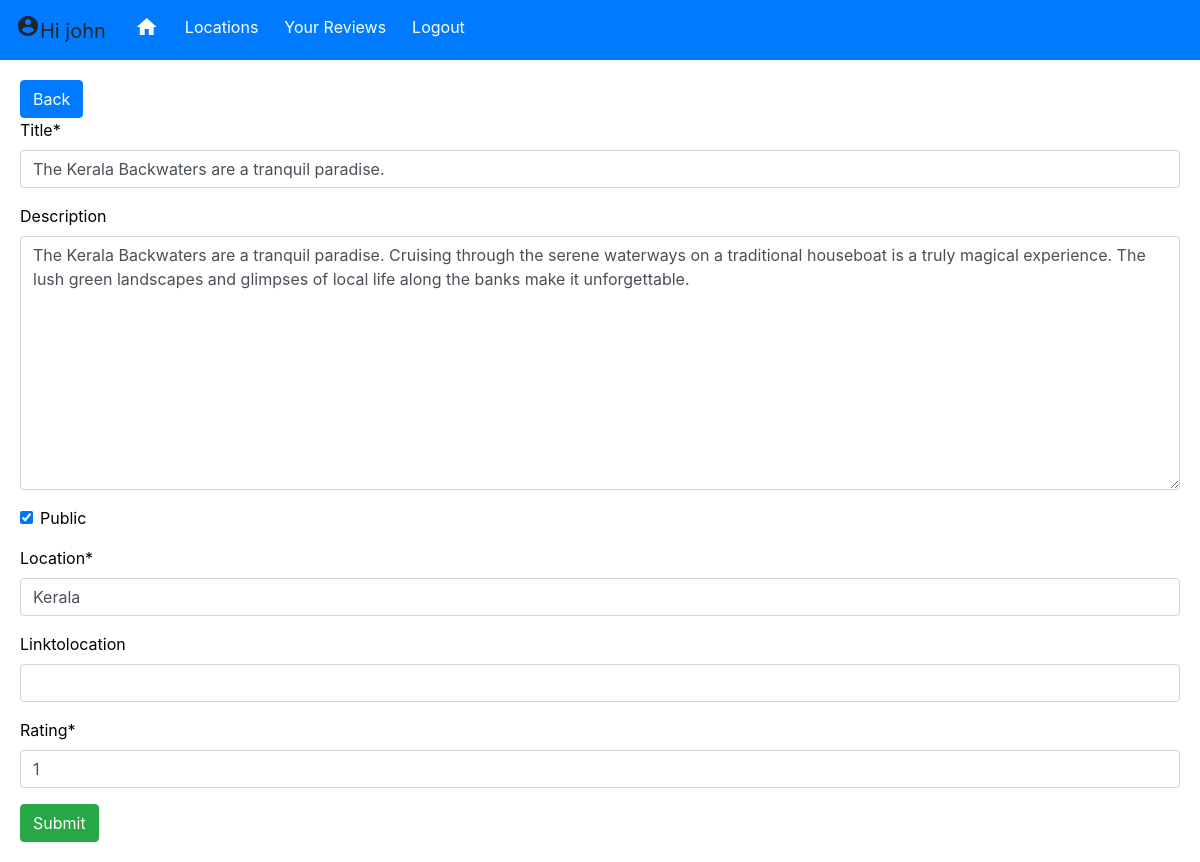
The app's page /update/11/ (signed in) with its own data.
### base/models.py (models this page shows, shortened)
class Review(models.Model):
    user = models.ForeignKey(User, on_delete=models.CASCADE, null=True,blank=True)
    title  = models.CharField(max_length=200)
    description = models.TextField(null=True,blank=True)
    location = models.CharField(max_length=200)
    linktolocation = models.URLField(null=True,blank=True)
    public = models.BooleanField(default=True)
    date  = models.DateField(auto_now_add=True)
    rating = models.SmallIntegerField(default=1,validators=[MinValueValidator(0),MaxValueValidator(5)])
    class Meta:
        ordering = ['date']

### base/views.py (the view)
# urls.py: path('update/<int:pk>/',views.ReviewUpdate.as_view(), name= 'update'),
class ReviewUpdate(LoginRequiredMixin,UpdateView):
    model = Review
    fields = ['title','description','public','location','linktolocation','rating']
    success_url = reverse_lazy('userreviewlist')

### base/templates/base/review_form.html (shortened to what this page needs)
{% extends 'base/mainbase.html' %}
{%load crispy_forms_tags %}
{% block main %}
    <a style="color: white;" href="{% url 'userreviewlist' %}"><div class="btn btn-primary" >Back</div></a>
<form method="POST">
    {{form|crispy}}
    <input class="btn btn-success" type="submit" value="Submit">
</form>
{% endblock %}

### base/templates/base/navbar.html (shortened to what this page needs)
<div class="navbar-main">
    <nav class="navbar navbar-expand-lg navbar-ligt bg-primary">
        <div class="navbar-brand" href="#">
            {% if request.user.is_authenticated %}
            <span class="material-icons">
            </span>Hi {{user}}
            {% else %}
            <span>Hi {{user}}</span>
            {% endif %}
        </div>
        <div class="collapse navbar-collapse" id="navbarNav">
            <div class="navbar-nav">
                <div class="btn-toolbar" role="toolbar" aria-label="Toolbar with button groups">
                    <div class="btn-group mr-2" role="group" aria-label="First group">
                            <a href="{% url 'home' %}"><div class="btn btn-primary"><span class="material-icons">
                                </span></div></a>
                            <a href="{% url 'reviewlist' %}"><div class="btn btn-primary">Locations</div></a>
                        {% if request.user.is_authenticated %}
                            <a href="{% url 'userreviewlist' %}"><div class="btn btn-primary">Your Reviews</div></a>
                            <a href="{% url 'logout' %}"><div class="btn btn-primary"> Logout</div></a>
                        {% else %}
                            <a href="{% url 'login' %}"><div class="btn btn-primary"> Login</div></a>
                            <a href="{% url 'register' %}"><div class="btn btn-primary"> Register</div></a>
                        {% endif %}
                    </div>
                </div>
            </div>
        </div>
</div>

### base/templates/base/mainbase.html (style rules this page uses)
* { list-style: none; }
a { text-decoration: none; font-style: none; }
.navbar-nav a { color: azure; }
.bg-image { background-image: url('https://cutewallpaper.org/27/background-wallpaper-from-around-the-world/98312228.jpg'); background-repeat: repeat; background-size: cover; }

### records on screen
Review: title "The Kerala Backwaters are a tranquil paradise.", description "The Kerala Backwaters are a tranquil paradise. Cruising through the serene waterways on a traditional houseboat is a truly magical experience. The lush green landscapes and glimpses of local life along the banks make it unforgettable.", public "☑", location "Kerala", rating "1"

### other values on screen
{{ user }} "john"
